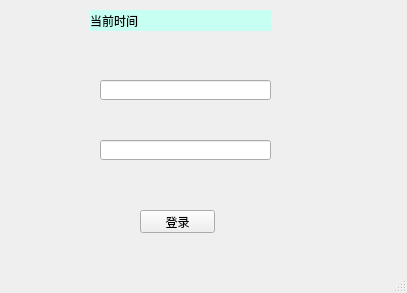
<?xml version="1.0" encoding="UTF-8"?>
<ui version="4.0">
 <class>MainWindow</class>
 <widget class="QMainWindow" name="MainWindow">
  <property name="geometry">
   <rect>
    <x>0</x>
    <y>0</y>
    <width>407</width>
    <height>293</height>
   </rect>
  </property>
  <property name="windowTitle">
   <string>MainWindow</string>
  </property>
  <widget class="QWidget" name="centralwidget">
   <widget class="QLabel" name="time">
    <property name="geometry">
     <rect>
      <x>90</x>
      <y>10</y>
      <width>181</width>
      <height>21</height>
     </rect>
    </property>
    <property name="styleSheet">
     <string notr="true">background-color: rgb(199, 255, 243);</string>
    </property>
    <property name="text">
     <string>当前时间</string>
    </property>
   </widget>
   <widget class="QLineEdit" name="phoneLogin">
    <property name="geometry">
     <rect>
      <x>100</x>
      <y>80</y>
      <width>171</width>
      <height>20</height>
     </rect>
    </property>
   </widget>
   <widget class="QLineEdit" name="pswLogin">
    <property name="geometry">
     <rect>
      <x>100</x>
      <y>140</y>
      <width>171</width>
      <height>20</height>
     </rect>
    </property>
   </widget>
   <widget class="QPushButton" name="loginBtn">
    <property name="geometry">
     <rect>
      <x>140</x>
      <y>210</y>
      <width>75</width>
      <height>23</height>
     </rect>
    </property>
    <property name="text">
     <string>登录</string>
    </property>
   </widget>
  </widget>
  <widget class="QMenuBar" name="menubar">
   <property name="geometry">
    <rect>
     <x>0</x>
     <y>0</y>
     <width>407</width>
     <height>23</height>
    </rect>
   </property>
  </widget>
  <widget class="QStatusBar" name="statusbar"/>
 </widget>
 <tabstops>
  <tabstop>phoneLogin</tabstop>
  <tabstop>pswLogin</tabstop>
  <tabstop>loginBtn</tabstop>
 </tabstops>
 <resources/>
 <connections/>
</ui>
